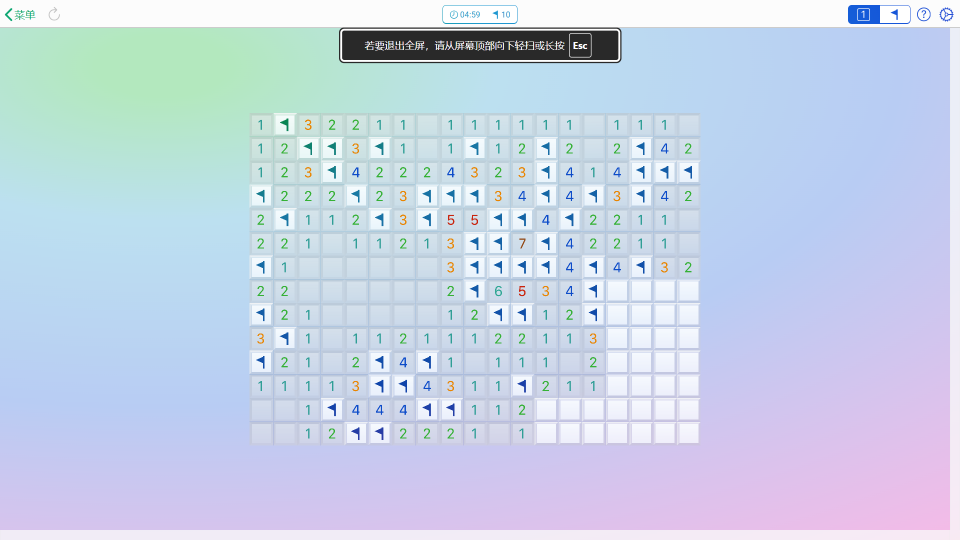
#> input picture photos/tile_bg/tile_source.png, 1920 x 1080 px (shown at 1/2 size)
$ python maching.py
#> lines starting #> are read from the running program, lines starting #| are printed output that depends on the picture; after the words box and inside, x2 and y2 are one past the last pixel; in counts of white or black regions, pixels touching at a corner belong together
import cv2
import numpy as np
import os

# -------------------------- 配置 --------------------------
BIG_IMAGE_PATH = "photos/tile_bg/tile_source.png"
TEMPLATE_DIR = "photos/tile/"
SAVE_RESULT_PATH = "match_result.png"
SAVE_BINARY_PATH = "binary_result.png"       # 新增：保存二值化结果
MATCH_THRESHOLD = 0.7
NMS_OVERLAP_RATIO = 0.4

ENABLE_BINARIZATION = True
BINARY_BLOCK_SIZE = 15
BINARY_C_VALUE = 2
# ---------------------------------------------------------


def binarize(img_gray, block_size=15, c_value=2):
    """自适应阈值二值化"""
    binary = cv2.adaptiveThreshold(
        img_gray, 255,
        cv2.ADAPTIVE_THRESH_GAUSSIAN_C,
        cv2.THRESH_BINARY,
        block_size,
        c_value
    )
    return binary


# [49 lines left out: functions create_center_weight_mask, match_with_scores, compute_overlap_ratio, not called in this run]


def show_and_wait(img, window_title, max_height=768):
    """缩放显示图片，按任意键继续"""
    h, w = img.shape[:2]
    if h > max_height:
        scale = max_height / h
        img = cv2.resize(img, (int(w * scale), int(h * scale)))
    cv2.imshow(window_title, img)


def main():
    # ===== 1. 读取大图 =====
    big_img = cv2.imread(BIG_IMAGE_PATH, cv2.IMREAD_UNCHANGED)
#> big_img is the input picture: shape (1080, 1920, 4); mean B, G, R, A 231, 211.5, 199, 255
    if big_img is None:
        print(f"错误：找不到大图 {BIG_IMAGE_PATH}")
        return

    big_img_display = big_img.copy()
    if big_img.shape[-1] == 4:
        big_gray = cv2.cvtColor(big_img, cv2.COLOR_BGRA2GRAY)
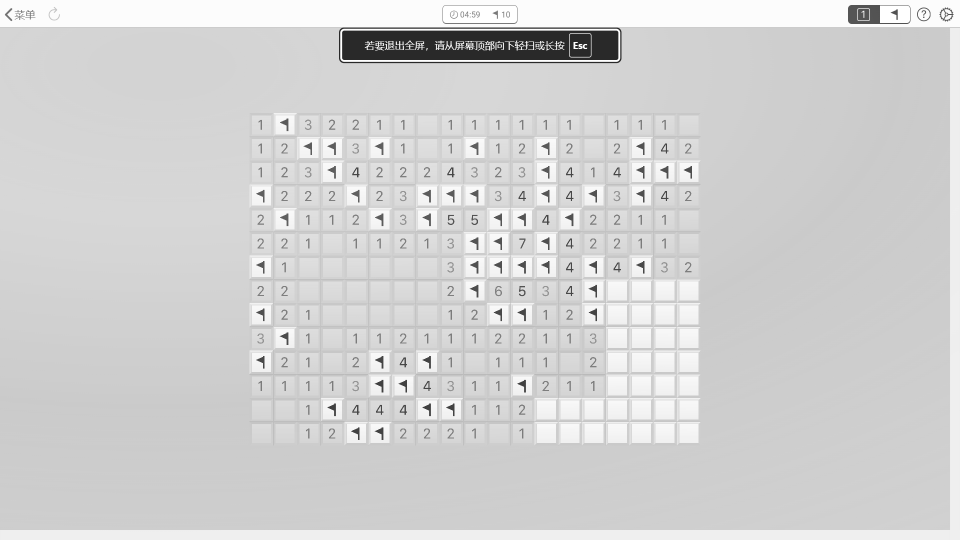
#> big_gray: shape (1080, 1920) (shown at 1/2 size); min 41, max 255, mean 210
    else:
        big_gray = cv2.cvtColor(big_img, cv2.COLOR_BGR2GRAY)

    # ===== 2. 二值化（同时保存和显示结果） =====
    if ENABLE_BINARIZATION:
        big_for_match = binarize(big_gray, BINARY_BLOCK_SIZE, BINARY_C_VALUE)
#> in binarize, `binary = cv2.adaptiveThreshold( img_gray, 255, cv2.ADAPTIVE_THRESH_GAU..`:
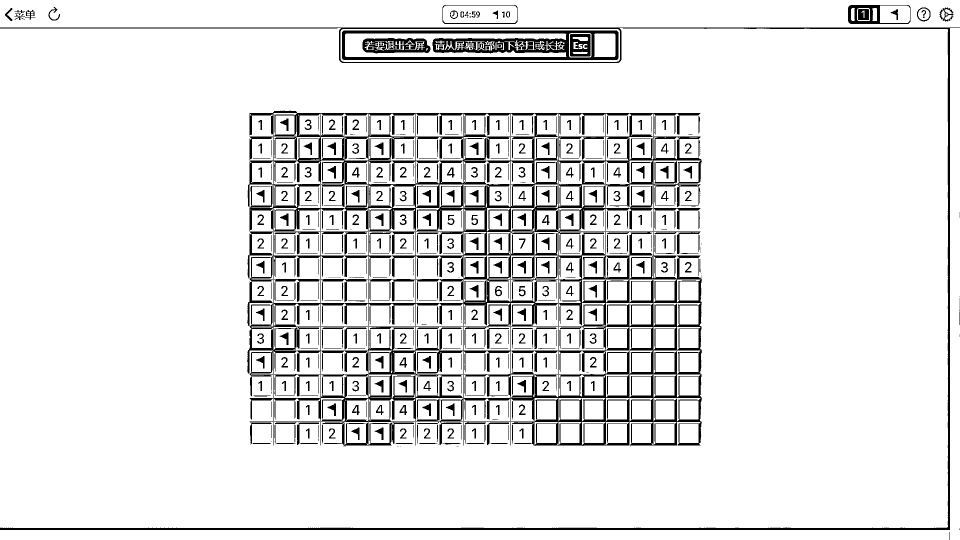
#> binary: shape (1080, 1920) (shown at 1/2 size); 90.4% white; 628 black regions (178 under 20 px), largest, box (x1, y1, x2, y2) and area: (494, 221, 1404, 893) 121794, (0, 55, 1920, 1060) 18299, (684, 61, 1237, 120) 12995
        print("✅ 已启用二值化：基于自适应阈值将图像转为黑白，仅保留图案形状")

        # ---- 保存二值化结果图 ----
        cv2.imwrite(SAVE_BINARY_PATH, big_for_match)
        print(f"📁 二值化结果已保存：{SAVE_BINARY_PATH}")

        # ---- 显示二值化图 ----
        show_and_wait(big_for_match, "二值化结果（按任意键继续匹配）")
#> in show_and_wait, `img = cv2.resize(img, (int(w * scale), int(h * scale)))`:
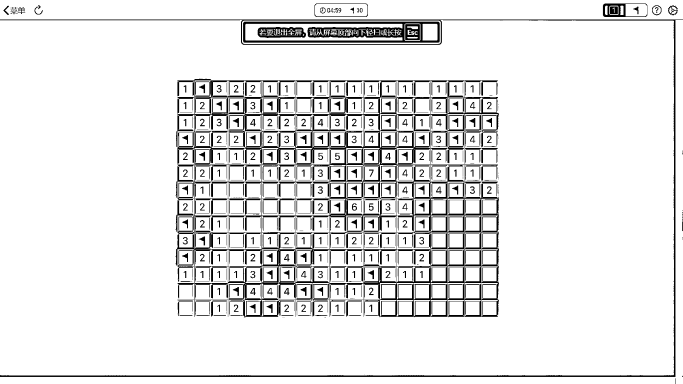
#> img: shape (768, 1365) (shown at 1/2 size); min 0, max 255, mean 230.4
        cv2.waitKey(0)
    else:
        big_for_match = big_gray
        print("ℹ️ 未启用二值化：使用原始灰度图匹配")

    # ===== 3. 扫描模板目录 =====
    template_files = sorted([
#> (the run stopped early here; a loop or call above may not have finished)
